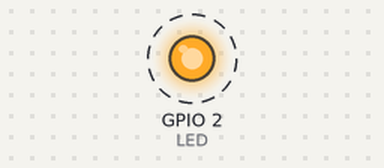
Bench run of a program on a simulated ESP32. Shown: output pins drawn as LEDs (lit = HIGH). Dashed ring = blinking. What the program prints to the serial monitor is not drawn.

Above: at 0.1 s.
Timing chart, 0 to 3.0 s (numbered marks = the images above):
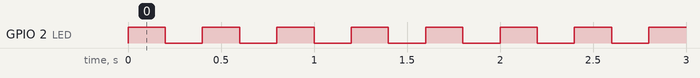

The program:

main.cpp
```cpp
#include <Arduino.h>

#include "freertos/FreeRTOS.h"
#include "freertos/task.h"


#define LED 2


TaskHandle_t task1Handle = NULL;
TaskHandle_t task2Handle = NULL;


void vTask1(void* pvParameters);
void vTask2(void* pvParameters);


void setup() {
  Serial.begin(9600);
  pinMode(LED, OUTPUT);
  xTaskCreate(vTask1, "TASK1", configMINIMAL_STACK_SIZE, NULL, 1, &task1Handle);
  xTaskCreate(vTask2, "TASK2", configMINIMAL_STACK_SIZE+1024, NULL, 2, &task2Handle);

}

void loop() {
  vTaskDelay(3000);
}

void vTask1(void* pvParameters){

  while(1){
    digitalWrite(LED, !digitalRead(LED));
    vTaskDelay(pdMS_TO_TICKS(200));
  }
}

void vTask2(void* pvParameters){
  int cont = 0;
  while(1){
    Serial.println("Task 2: "+String(cont++));
    vTaskDelay(pdMS_TO_TICKS(1000));
    if(cont>10){
      if(task1Handle != NULL){
        Serial.println("Deletando task 1.");
        vTaskDelete(task1Handle);
        digitalWrite(LED, LOW);
        task1Handle = NULL;
      }
    }
    if(cont>20){
      if(task2Handle != NULL){
        Serial.println("Deletando task 2.");
        vTaskDelete(NULL);
        task2Handle = NULL;
      }
    }
  }
}
```

Measured:
- by itself, GPIO 2 (LED): alternates HIGH for 0.20 s and LOW for 0.20 s, 56 changes in all, then stays LOW
